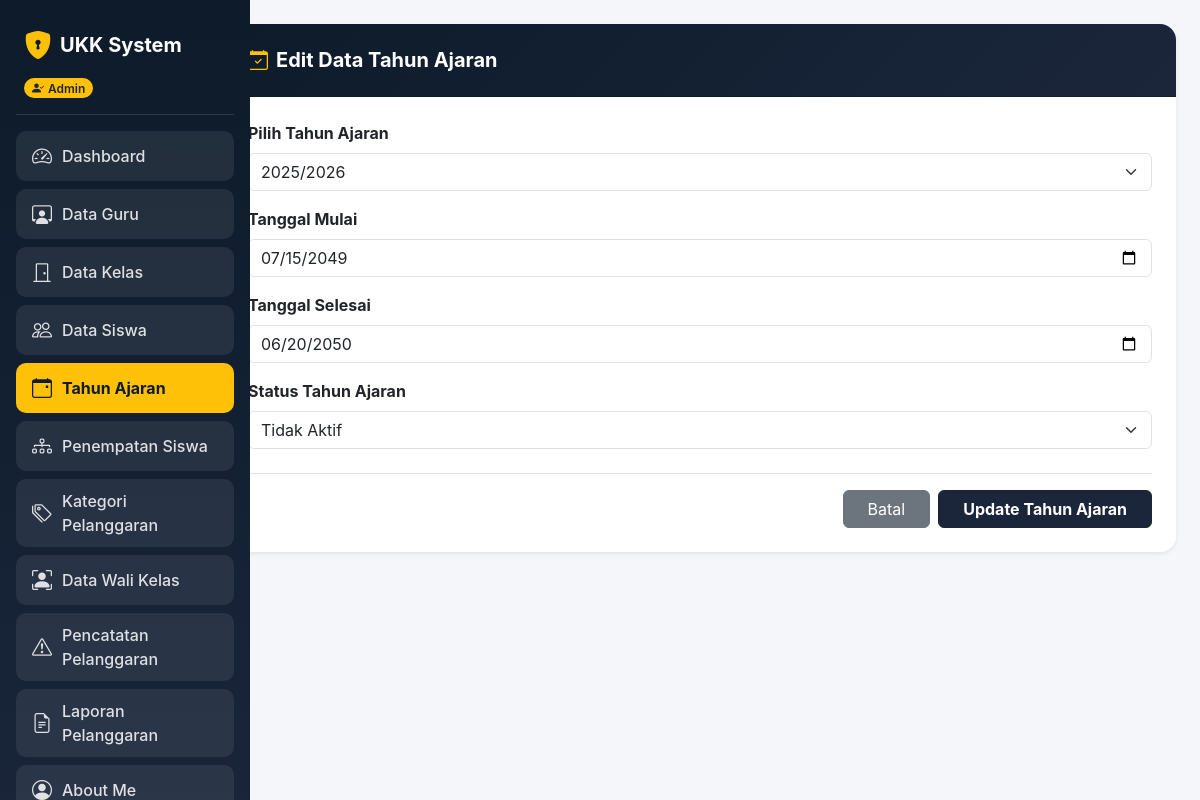
Screenshot of /tahun_ajaran/tahun_ajaran_edit.php?id=49 (signed in) with the database file from the repository.
### tables this page shows
CREATE TABLE `t_tahun_ajaran` (
  `id` int(11) NOT NULL,
  `nama` varchar(20) DEFAULT NULL,
  `tanggal_mulai` date NOT NULL,
  `tanggal_selesai` date NOT NULL,
  `status` varchar(20) NOT NULL,
  `created_at` timestamp NOT NULL DEFAULT current_timestamp(),
  `updated_at` timestamp NOT NULL DEFAULT current_timestamp()
);

### tahun_ajaran/tahun_ajaran_edit.php (the view, shortened to what this page needs)
<?php
include '../koneksi.php';
$role = $_SESSION['role'];
$id = $_GET['id'] ?? '';
$id = mysqli_real_escape_string($koneksi, $id);
$q_data = mysqli_query($koneksi, "SELECT * FROM t_tahun_ajaran WHERE id = '$id'");
$data   = mysqli_fetch_assoc($q_data);
?>
<!DOCTYPE html>
<html lang="id">
<head>
  <link href="https://cdn.jsdelivr.net/npm/bootstrap@5.3.0/dist/css/bootstrap.min.css" rel="stylesheet">
  <link rel="stylesheet" href="https://cdn.jsdelivr.net/npm/bootstrap-icons@1.11.1/font/bootstrap-icons.css">
</head>
<body>
  <div class="container-fluid">
    <div class="row">
      <div class="col-md-3 col-lg-2 sidebar p-3 text-white">
        <div class="d-flex align-items-center gap-2 mb-2 px-2 mt-2">
          <i class="bi bi-shield-lock-fill fs-3 text-warning"></i>
          <h4 class="mb-0 fw-bold fs-5">UKK System</h4>
        </div>
        <div class="px-2 mb-3">
          <span class="badge bg-warning text-dark px-2 py-1 rounded-pill fw-semibold"><i class="bi bi-person-check-fill me-1"></i><?= $role; ?></span>
        </div>
        <hr class="text-white-50">
        <ul class="nav flex-column mb-auto">
          <li class="nav-item"><a href="../dashboard.php?tab=menu1" class="nav-link-custom"><i class="bi bi-speedometer2 fs-5"></i><span>Dashboard</span></a></li>
          <li class="nav-item"><a href="../dashboard.php?tab=menu2" class="nav-link-custom"><i class="bi bi-person-workspace fs-5"></i><span>Data Guru</span></a></li>
          <li class="nav-item"><a href="../dashboard.php?tab=menu3" class="nav-link-custom"><i class="bi bi-door-closed fs-5"></i><span>Data Kelas</span></a></li>
          <li class="nav-item"><a href="../dashboard.php?tab=menu4" class="nav-link-custom"><i class="bi bi-people fs-5"></i><span>Data Siswa</span></a></li>
          <li class="nav-item"><a href="../dashboard.php?tab=menu5" class="nav-link-custom" style="background-color: #ffc107; color: #0d1b2a; font-weight: 700;"><i class="bi bi-calendar-event fs-5"></i><span>Tahun Ajaran</span></a></li>
          <li class="nav-item"><a href="../dashboard.php?tab=menu6" class="nav-link-custom"><i class="bi bi-diagram-3 fs-5"></i><span>Penempatan Siswa</span></a></li>
          <li class="nav-item"><a href="../dashboard.php?tab=menu7" class="nav-link-custom"><i class="bi bi-tags fs-5"></i><span>Kategori Pelanggaran</span></a></li>
          <li class="nav-item"><a href="../dashboard.php?tab=menu8" class="nav-link-custom"><i class="bi bi-person-bounding-box fs-5"></i><span>Data Wali Kelas</span></a></li>
          <li class="nav-item"><a href="../dashboard.php?tab=menu9" class="nav-link-custom"><i class="bi bi-exclamation-triangle fs-5"></i><span>Pencatatan Pelanggaran</span></a></li>
          <li class="nav-item"><a href="../dashboard.php?tab=menu10" class="nav-link-custom"><i class="bi bi-file-earmark-text fs-5"></i><span>Laporan Pelanggaran</span></a></li>
          <li class="nav-item"><a href="../dashboard.php?tab=menu_about" class="nav-link-custom"><i class="bi bi-person-circle fs-5"></i><span>About Me</span></a></li>
        </ul>
      </div>
      <main class="col-md-9 col-lg-10 p-4 ms-auto">
        <div class="container-fluid px-0">
          <form action="" method="POST">
            <div class="card shadow-sm border-0 rounded-4 overflow-hidden w-100">
              <div class="card-header text-white p-4" style="background: linear-gradient(135deg, #0d1b2a 0%, #1b263b 100%);">
                <h5 class="mb-0 fw-bold"><i class="bi bi-calendar-check me-2 text-warning"></i>Edit Data Tahun Ajaran</h5>
              </div>
              <div class="card-body p-4 bg-white">
                <div class="mb-3">
                  <label class="form-label fw-bold">Pilih Tahun Ajaran</label>
                  <select name="nama" class="form-select" required>
                    <option value="2025/2026" <?= (($data['nama'] ?? '') == '2025/2026') ? 'selected' : ''; ?>>2025/2026</option>
                  </select>
                </div>
                <div class="mb-3">
                  <label class="form-label fw-bold">Tanggal Mulai</label>
                  <input type="date" name="tanggal_mulai" class="form-control" value="<?= htmlspecialchars($data['tanggal_mulai'] ?? ''); ?>" required>
                </div>
                <div class="mb-3">
                  <label class="form-label fw-bold">Tanggal Selesai</label>
                  <input type="date" name="tanggal_selesai" class="form-control" value="<?= htmlspecialchars($data['tanggal_selesai'] ?? ''); ?>" required>
                </div>
                <div class="mb-4">
                  <label class="form-label fw-bold">Status Tahun Ajaran</label>
                  <select name="status" class="form-select" required>
                    <option value="Tidak Aktif" <?= (($data['status'] ?? '') == 'Tidak Aktif') ? 'selected' : ''; ?>>Tidak Aktif</option>
                  </select>
                </div>
                <div class="pt-3 border-top d-flex gap-2 justify-content-end">
                  <a href="../dashboard.php?tab=menu5" class="btn btn-secondary px-4">Batal</a>
                  <button type="submit" name="update" class="btn text-white px-4 fw-bold" style="background-color: #1b263b; border-color: #1b263b;">Update Tahun Ajaran</button>
                </div>
              </div>
            </div>
          </form>
        </div>
      </main>
    </div>
  </div>
</body>
</html>

### tahun_ajaran/tahun_ajaran_edit.php (style rules this page uses)
body { font-family: 'Inter', sans-serif; background-color: #f4f6f9; color: #333; }
.sidebar { background: linear-gradient(180deg, #0d1b2a 0%, #1b263b 100%); min-height: 100vh; position: fixed; top: 0; left: 0; width: 250px; z-index: 1000; }
.sidebar .nav-link-custom { color: rgba(255, 255, 255, 0.85); background-color: rgba(255, 255, 255, 0.08); border-radius: 10px; padding: 10px 16px; margin-bottom: 8px; font-weight: 500; display: flex; align-items: center; gap: 10px; text-decoration: none; }
main { margin-left: 250px; }

### rows the page displays
t_tahun_ajaran: tanggal_mulai "07/15/2049", tanggal_selesai "06/20/2050", status "Tidak Aktif"

### other values shown
$role "Admin"
